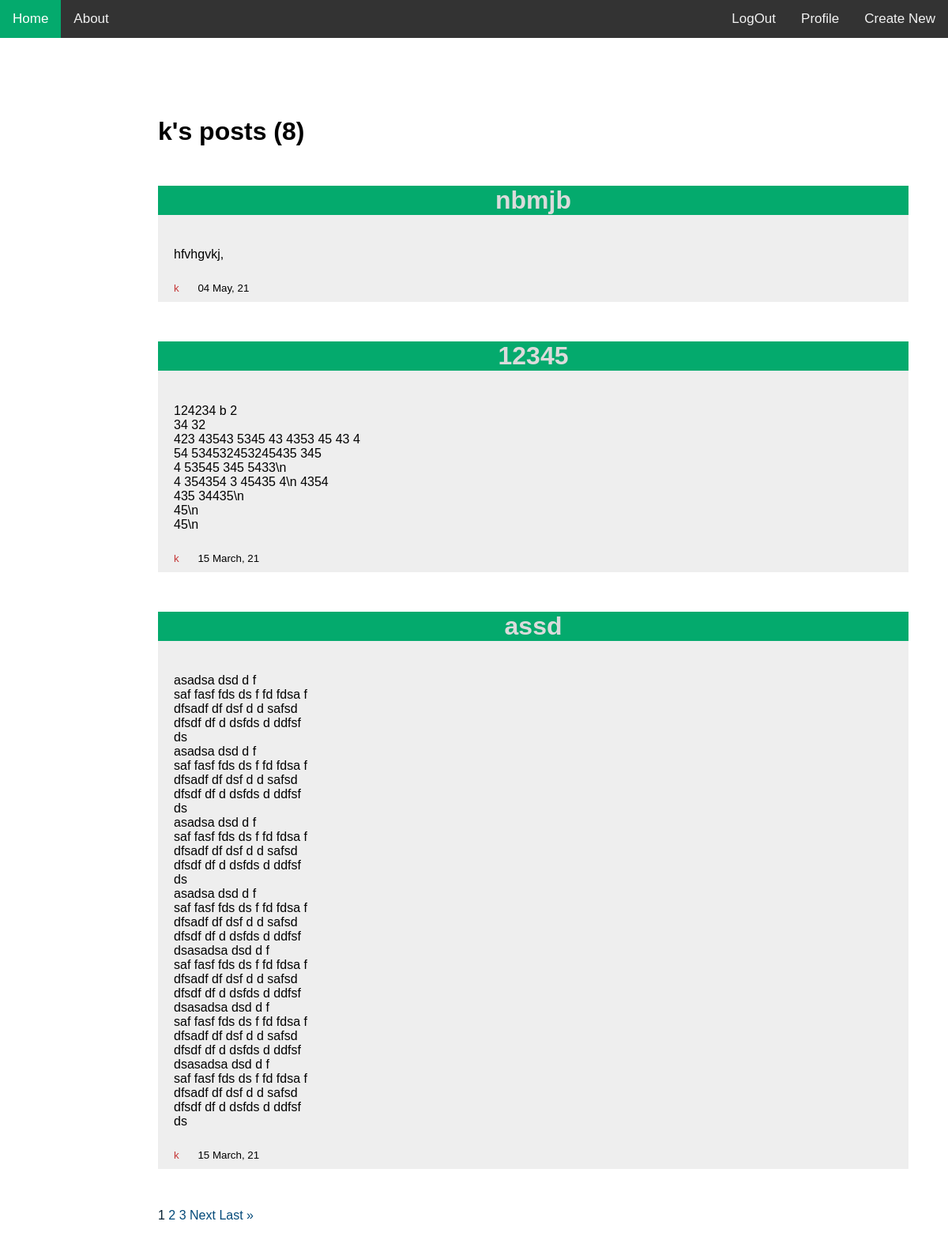
The page /k/posts/ (signed in) on the database its author committed.
### blog/models.py (models this page shows, shortened)
class post(models.Model):
    title = models.CharField(max_length = 100)
    description = models.TextField()
    date = models.DateTimeField(auto_now_add = True)
    author = models.ForeignKey(User, on_delete = models.CASCADE)

### blog/views.py (the view)
# urls.py: path('<str:username>/posts/', views.user_posts.as_view(), name = 'user-post'),
class user_posts(ListView):
	model = post
	template_name = 'blog/user_post.html'
	context_object_name = 'posts'
	paginate_by = 3
	def get_queryset(self):
		x = get_object_or_404(User, username = self.kwargs.get('username'))
		return post.objects.filter(author = x).order_by('-date')

### blog/templates/blog/user_post.html (shortened to what this page needs)
{% extends 'blog/base.html' %}
{%block dp%}
    <h1 class="info"> {{ view.kwargs.username}}'s posts ({{page_obj.paginator.count}}) </h1>
    {% for post in posts %}
        <div class="post">
            <h1><a href="{% url 'post-detail' post.pk %}">{{post.title}}</a></h1>
            <p class="padd">{{post.description|linebreaksbr}}</p>
            <small class="padd" >
                <a class="author" href=""> {{post.author}}  </a>
             </small>
            <small class="">{{post.date|date:"d F, y"}}</small>
        </div>
    {%endfor%}
    <div class="pagination">
        {% if is_paginated %}
            {% for p in page_obj.paginator.page_range%}
                {% if p == page_obj.number %}
                    {{p}}
                {% elif p > page_obj.number|add:'-3' and p < page_obj.number|add:'3' %}
                <a href="?page={{ p}}">{{p}}</a>
                {% endif %}
            {% endfor %}
            {% if page_obj.has_next %}
                <a href="?page={{ page_obj.next_page_number}}">Next</a>
                <a href="?page={{ page_obj.paginator.num_pages}}">Last &raquo;</a>
            {% endif %}
        {% endif%}
    </div>
{%endblock dp%}

### blog/static/blog/main.css (style rules this page uses)
body { margin: 0px; font-family: Arial, Helvetica, sans-serif; }
.post { margin: 0px 50px 50px 200px; background-color: #eee; color: black; display: block; text-decoration: none; padding-bottom: 10px; }
.post h1 { background-color: #04AA6D; color: white; text-align: center; }
.post h1 a { text-decoration: none; color: rgb(219, 219, 219); }
.padd { padding: 20px 20px 10px 20px; }
.author { text-decoration: none; color: rgb(197, 55, 55); }
.info { margin: 0px 50px 50px 200px; }
.pagination { padding: 0px 0px 50px 200px; color: #051f31; }
.pagination a { text-decoration: none; color: #024979; }

### rows shown on the page
post: title "nbmjb", description "hfvhgvkj,", author "k", date "04 May, 21"
post: title "12345", description "124234 b 2 34 32 423 43543 5345 43 4353 45 43 4 54 534532453245435 345 4 53545 345 5433\\n 4 354354 3 45435 4\\n 4354 435 34435\\n 45\\n 45\\n", author "k", date "15 March, 21"
post: title "assd", description "asadsa dsd d f saf fasf fds ds f fd fdsa f dfsadf df dsf d d safsd dfsdf df d dsfds d ddfsf ds asadsa dsd d f saf fasf fds ds f fd fdsa f dfsadf df dsf d d safsd dfsdf df d dsfds d ddfsf ds asadsa dsd d f saf fasf fds ds f fd fdsa f dfsadf df dsf d d safsd dfsdf df d dsfds d ddfsf ds asadsa dsd d f saf fasf fds ds f fd fdsa f dfsadf df dsf d d safsd dfsdf df d dsfds d ddfsf dsasadsa dsd d f saf fasf fds ds f fd fdsa f dfsadf df dsf d d safsd dfsdf df d dsfds d ddfsf dsasadsa dsd d f saf fasf fds ds f fd fdsa f dfsadf df dsf d d safsd dfsdf df d dsfds d ddfsf dsasadsa dsd d f saf fasf fds ds f fd fdsa f dfsadf df dsf d d safsd dfsdf df d dsfds d ddfsf ds", author "k", date "15 March, 21"

### other values the page prints
{{ view.kwargs.username }} "k"
{{ page_obj.paginator.count }} "8"
{{ p }} "1"
{{ p }} "2" "3"
